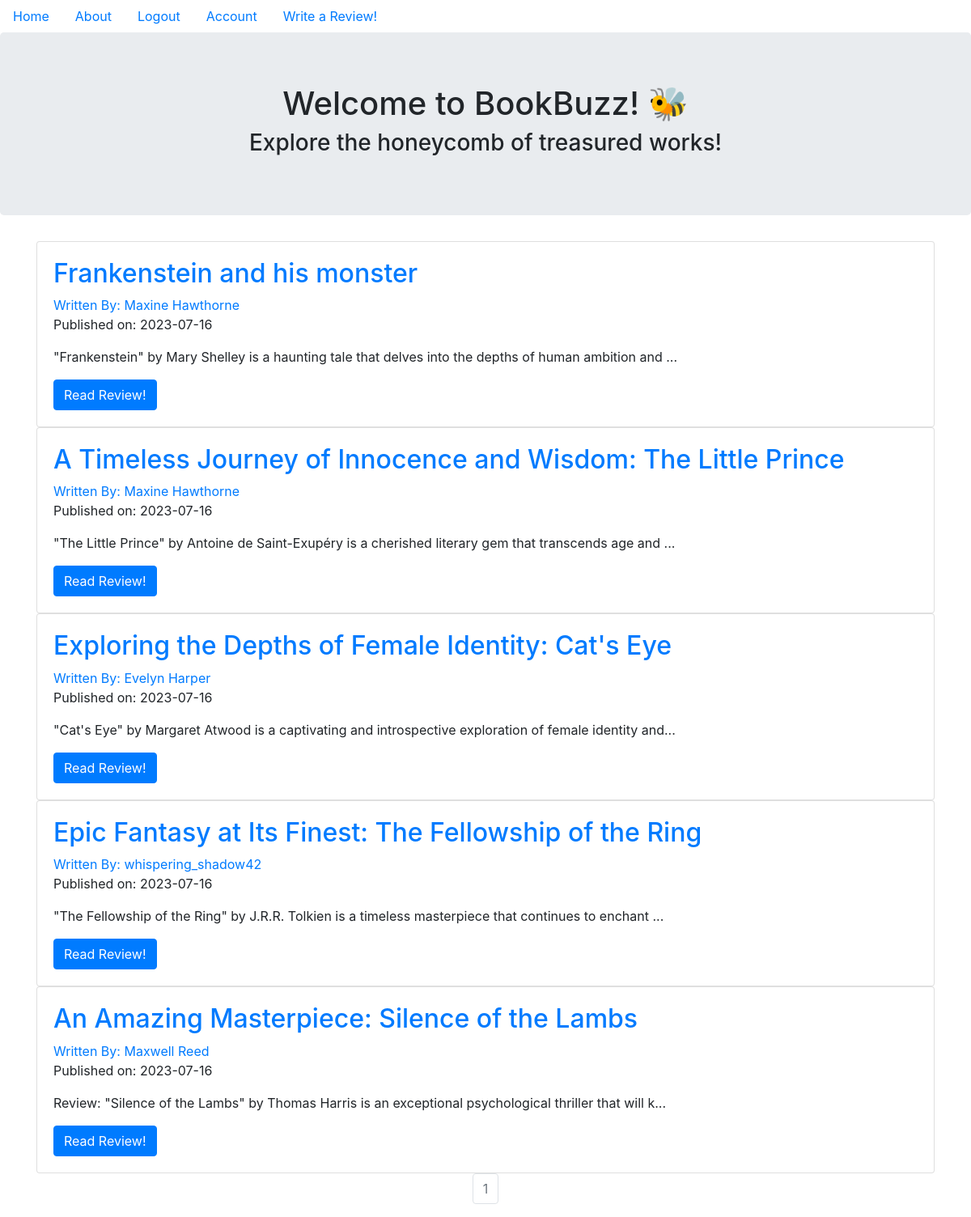
The page / (signed in) on the database its author committed.
### bookReviewBlog/models.py (models this page shows, shortened)
class BlogPost(db.Model):
    users = db.relationship(User)
    id = db.Column(db.Integer, primary_key=True)
    userId = db.Column(db.Integer, db.ForeignKey('users.id'), nullable = False)
    date = db.Column(db.DateTime, nullable=False, default=datetime.utcnow)
    title = db.Column(db.String(140), nullable=False)
    text = db.Column(db.Text, nullable=False)

class User(db.Model, UserMixin):
    __tablename__ = "users"
    id = db.Column(db.Integer, primary_key=True)
    profile_image = db.Column(db.String(64), nullable=False, default='default_profile.png')
    email = db.Column(db.String(64), unique=True, index=True)
    username =  db.Column(db.String(64), unique=True, index=True)
    password_hash = db.Column(db.String(128))
    posts = db.relationship('BlogPost', backref='author', lazy=True)

### bookReviewBlog/core/views.py (the view)
@core.route('/')
def index():
    page = request.args.get('page', 1, type=int)
    blog_posts = BlogPost.query.order_by(BlogPost.date.desc()).paginate(page=page, per_page=10)
    return render_template('index.html', blog_posts=blog_posts)

### bookReviewBlog/models.py (called while the page is built)
@loginManager.user_loader
def load_user(userId):
    return User.query.get(userId)

### bookReviewBlog/templates/index.html (shortened to what this page needs)
{% extends "base.html" %}
{% block content %}
    <div class="jumbotron"  style="text-align: center;" >
        <h1> Welcome to BookBuzz! 🐝 </h1>
        <h3> Explore the honeycomb of treasured works!</h3>
    </div>
    <div class="container">
        {% for post in blog_posts.items %}
        <div class="card" >
            <div class="card-body">
            <h2><a class="card-title" href="  {{ url_for('bookPosts.blogPost', blogPostID=post.id) }}">{{ post.title }}</a></h2>
            <a href="{{ url_for('users.userPosts', username=post.author.username) }}">Written By: {{ post.author.username }}</a>
            <p>Published on: {{ post.date.strftime('%Y-%m-%d') }}</p>
            <p class="card-text">{{ post.text[:100] }}...</p>
            <a href="{{ url_for('bookPosts.blogPost', blogPostID=post.id) }}" class="btn btn-primary">Read Review!</a>
            </div>
        </div>
        {% endfor %}
        <nav aria-label="Page navigation example">
            <ul class="pagination justify-content-center">
            {% for page_num in blog_posts.iter_pages(left_edge=1, right_edge=1, left_current=1, right_current=2) %}
                {% if blog_posts.page == page_num %}
                <li class="page-item disabled">
                <a class="page-link" href="{{ url_for('core.index', page=page_num) }}">{{ page_num }}</a></li>
                {% else %}
                <li class="page-item"><a class="page-link" href="{{ url_for('core.index', page=page_num) }}">{{ page_num }}</a></li>
                {% endif %}
            {% endfor %}
        </nav>
{% endblock %}

### rows shown on the page
BlogPost: title "Frankenstein and his monster", author.username "Maxine Hawthorne", date "2023-07-16", text "\"Frankenstein\" by Mary Shelley is a haunting tale that delves into the depths of human ambition and"
BlogPost: title "A Timeless Journey of Innocence and Wisdom: The Little Prince", author.username "Maxine Hawthorne", date "2023-07-16", text "\"The Little Prince\" by Antoine de Saint-Exupéry is a cherished literary gem that transcends age and"
BlogPost: title "Exploring the Depths of Female Identity: Cat's Eye", author.username "Evelyn Harper", date "2023-07-16", text "\"Cat's Eye\" by Margaret Atwood is a captivating and introspective exploration of female identity and"
BlogPost: title "Epic Fantasy at Its Finest: The Fellowship of the Ring", author.username "whispering_shadow42", date "2023-07-16", text "\"The Fellowship of the Ring\" by J.R.R. Tolkien is a timeless masterpiece that continues to enchant"
BlogPost: title "An Amazing Masterpiece: Silence of the Lambs", author.username "Maxwell Reed", date "2023-07-16", text "Review: \"Silence of the Lambs\" by Thomas Harris is an exceptional psychological thriller that will k"

### other values the page prints
{{ page_num }} "1"
